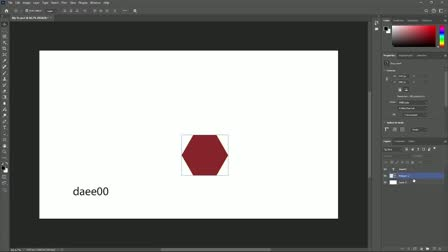
#> input picture minicpm_ft/examples/release/media/image/gui_agent/03/036911a9d30f758baaeb7a08197ab2c5624b16c636c53e7b4ca094fdda3059f4.jpg, 448 x 252 px
$ python -i vision.py   (imports and definitions only)
#> lines starting #> are read from the running program, lines starting #| are printed output that depends on the picture
from __future__ import annotations

from collections import defaultdict
from pathlib import Path
from typing import Sequence

from mcpmft.data.media import (
    is_public_video_reference,
    parse_public_video_reference,
)
from mcpmft.data.sample import ImageRef


# [71 lines left out: functions _pillow, _load_image, _frame_time, _load_video_frames, not called in this run]


def load_image_refs(image_refs: Sequence[ImageRef]) -> list[object]:
    """Load image files and batch all requested frames from each public source video."""

    loaded: list[object | None] = [None] * len(image_refs)
    video_groups: dict[Path, list[tuple[int, int]]] = defaultdict(list)
    for index, image_ref in enumerate(image_refs):
        if not is_public_video_reference(image_ref.path):
            loaded[index] = _load_image(Path(image_ref.local_path()).expanduser())
            continue
        reference = parse_public_video_reference(image_ref.path)
        if reference.kind != "frame" or reference.frame_ms is None:
            raise ValueError(f"image reference points to video audio: {image_ref.path}")
        if image_ref._local_path is None:
            raise ValueError("public:// image references require data.public_video_root")
        video_groups[Path(image_ref._local_path)].append((index, reference.frame_ms))

    for path, requests in video_groups.items():
        frames = _load_video_frames(path, [time_ms for _, time_ms in requests])
        for index, time_ms in requests:
            loaded[index] = frames[time_ms].copy()
    if any(image is None for image in loaded):
        raise RuntimeError("failed to load every image reference")
    return [image for image in loaded if image is not None]


# [4 lines left out: function load_image_ref, not called in this run]

>>> import cv2
>>> picture = cv2.imread('../../examples/release/media/image/gui_agent/03/036911a9d30f758baaeb7a08197ab2c5624b16c636c53e7b4ca094fdda3059f4.jpg', cv2.IMREAD_GRAYSCALE)
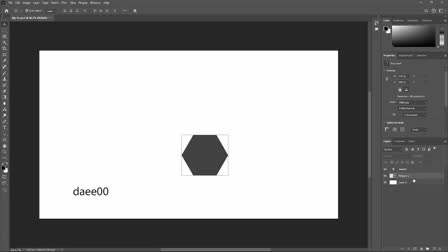
#> picture: shape (252, 448); min 0, max 255, mean 143.3
>>> result = load_image_refs(picture)
#> in load_image_refs, `loaded: list[object | None] = [None] * len(image_refs)`: loaded = 252 items
#> (the run stopped early here; a loop or call above may not have finished)
